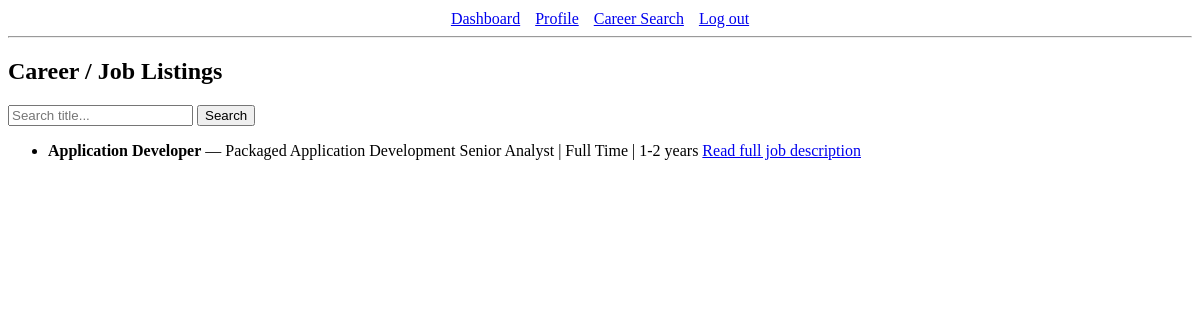
Before: /user/career/ with the older database file.
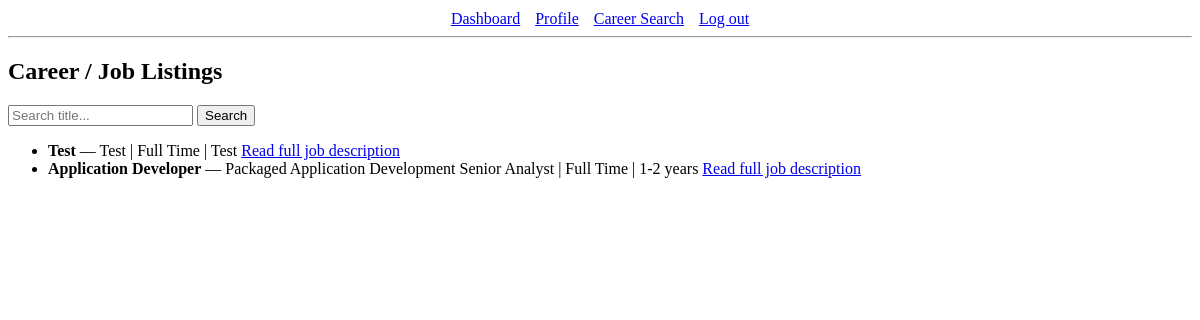
After: the same page with the newer database file.
### staff_app/models.py (models this page shows, shortened)
class JobPost(models.Model):
    staff = models.ForeignKey(User, on_delete=models.CASCADE, related_name='job_posts')
    title = models.CharField(max_length=255)
    position_title = models.CharField(max_length=255)
    job_type = models.CharField(max_length=20, choices=JOB_TYPE_CHOICES)
    experience = models.CharField(max_length=100, help_text='e.g. 2 years')
    job_number = models.CharField(max_length=50, unique=True, blank=True)
    job_description = models.TextField()
    qualification = models.TextField()
    location = models.CharField(max_length=255)
    additional_info = models.TextField(blank=True, null=True)
    about_company = models.TextField(blank=True, null=True)
    post_date = models.DateTimeField(auto_now_add=True)
    archived = models.BooleanField(default=False)

### user_app/views.py (the view)
# urls.py: path('career/', views.career_search, name='career_search'),
def career_search(request):
    query = request.GET.get('q', '')
    posts = JobPost.objects.filter(archived=False).order_by('-post_date')
    if query:
        posts = posts.filter(title__icontains=query)  # simple search; extend as needed
    return render(request, 'user/career_search.html', {'posts': posts, 'query': query})

### user_app/templates/user/career_search.html (shortened to what this page needs)
<!DOCTYPE html>
<html lang="en">
<head>
</head>
<body>
{% extends "user_maintemp/nav.html" %}
{% block content %}
<div class="container">
  <h2>Career / Job Listings</h2>
  <form method="get" class="mb-3">
    <input type="text" name="q" placeholder="Search title..." value="{{ query }}">
    <button type="submit">Search</button>
  </form>
  {% if posts %}
    <ul class="list-group">
      {% for p in posts %}
        <li class="list-group-item">
          <strong>{{ p.title }}</strong> — {{ p.position_title }} | {{ p.get_job_type_display }} | {{ p.experience }}
          <a href="{% url 'user:job_detail' p.job_number %}" class="btn btn-sm btn-outline-primary float-end">
            Read full job description
          </a>
        </li>
      {% endfor %}
    </ul>
  {% else %}
    <p>No jobs found.</p>
  {% endif %}
</div>
{% endblock %}

Changed rows visible on the page:
added JobPost: title "Test", position_title "Test", job_type "Full Time", experience "Test"
